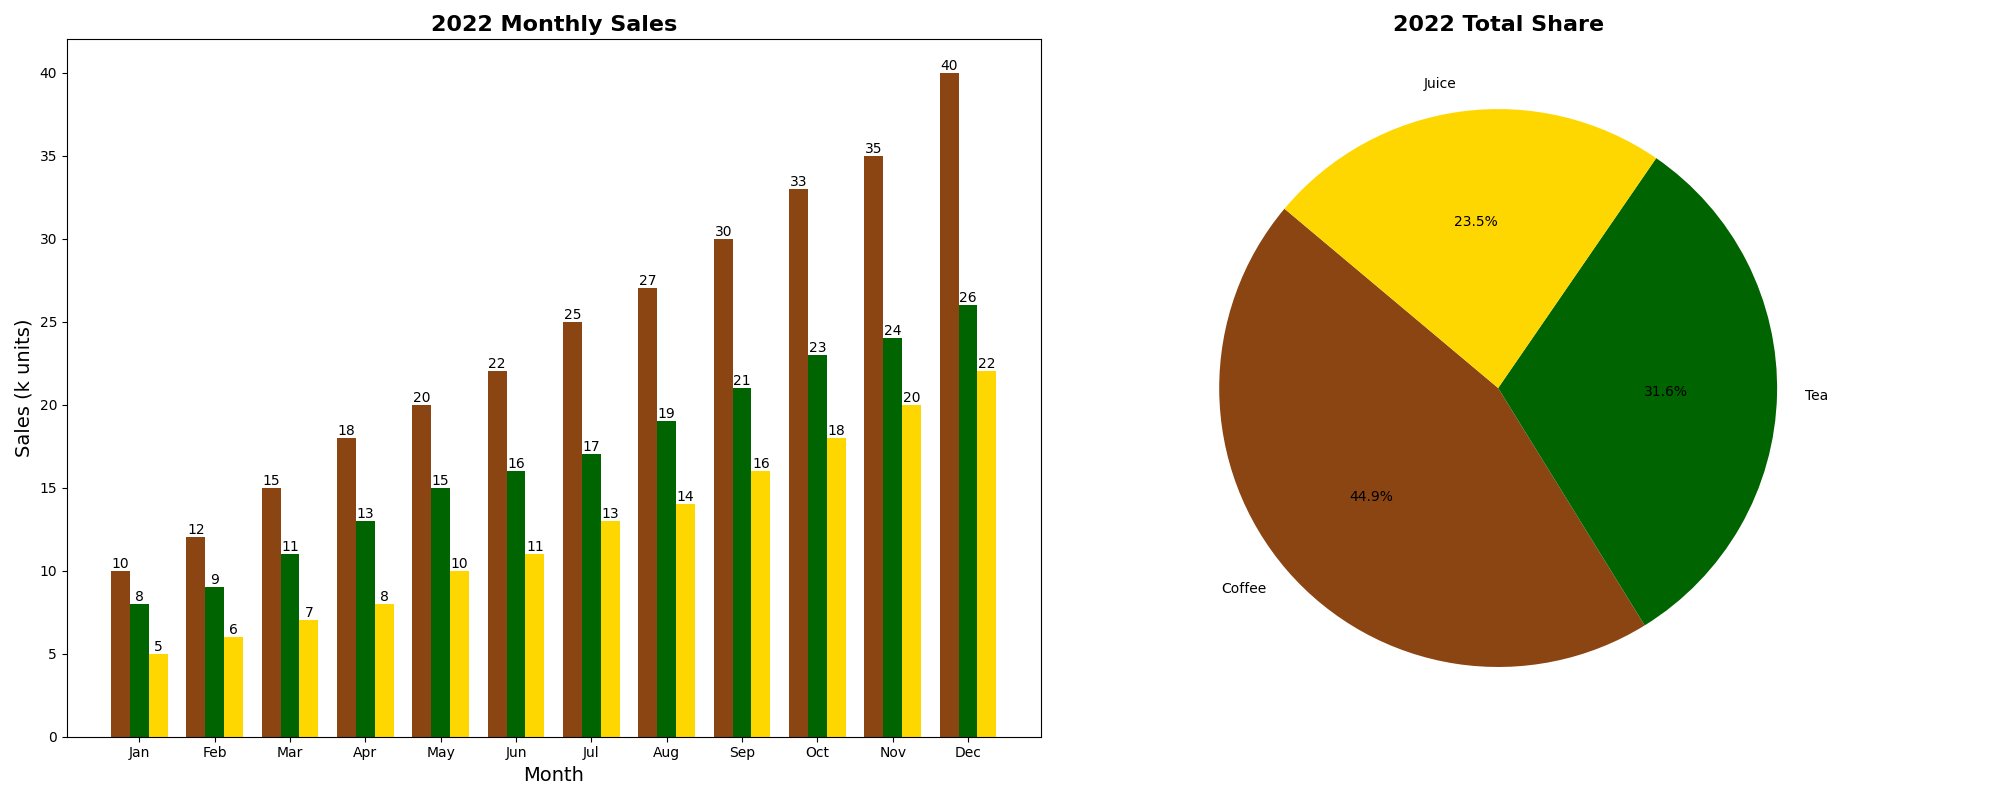

This chart was generated by the following Python code:
import matplotlib.pyplot as plt
import numpy as np

# Data
months = np.arange(1, 13)
coffee_sales = np.array([10, 12, 15, 18, 20, 22, 25, 27, 30, 33, 35, 40])
tea_sales = np.array([8, 9, 11, 13, 15, 16, 17, 19, 21, 23, 24, 26])
juice_sales = np.array([5, 6, 7, 8, 10, 11, 13, 14, 16, 18, 20, 22])

cumulative_sales = np.array([sum(coffee_sales), sum(tea_sales), sum(juice_sales)])
beverages = ['Coffee', 'Tea', 'Juice']
colors = ['#8B4513', '#006400', '#FFD700']

fig, (ax1, ax2) = plt.subplots(1, 2, figsize=(20, 8))

# Bar chart: Monthly sales
width = 0.25
ax1.bar(months - width, coffee_sales, width=width, color='#8B4513')
ax1.bar(months, tea_sales, width=width, color='#006400')
ax1.bar(months + width, juice_sales, width=width, color='#FFD700')

ax1.set_title('2022 Monthly Sales', fontsize=16, fontweight='bold')
ax1.set_xlabel('Month', fontsize=14)
ax1.set_ylabel('Sales (k units)', fontsize=14)
ax1.set_xticks(months)
ax1.set_xticklabels(['Jan', 'Feb', 'Mar', 'Apr', 'May', 'Jun', 'Jul', 'Aug', 'Sep', 'Oct', 'Nov', 'Dec'])

for i in range(len(months)):
    ax1.text(months[i] - width, coffee_sales[i], str(coffee_sales[i]), ha='center', va='bottom', fontsize=10)
    ax1.text(months[i], tea_sales[i], str(tea_sales[i]), ha='center', va='bottom', fontsize=10)
    ax1.text(months[i] + width, juice_sales[i], str(juice_sales[i]), ha='center', va='bottom', fontsize=10)

# Pie chart: Cumulative sales
ax2.pie(cumulative_sales, labels=beverages, colors=colors, autopct='%1.1f%%', startangle=140)
ax2.set_title('2022 Total Share', fontsize=16, fontweight='bold')

plt.tight_layout()
plt.show()
